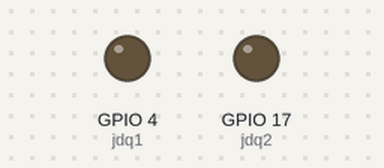
A program run on a simulated Raspberry Pi (BCM pin numbers). Shown: output pins drawn as LEDs (lit = HIGH). The clock reads 2024-03-15 10:24:30 at power-on unless the program sets it; what the program prints to the terminal is not drawn. At 12.0 s the program stops and its outputs stay as they are.

Above: at 0.1 s.
At 5.1 s:
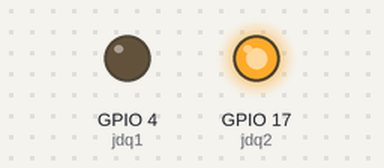
Timing chart, 0 to 8.5 s (numbered marks = the images above):
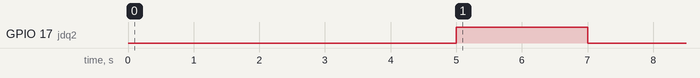

Measured:
- by itself, GPIO 17 (jdq2): LOW → HIGH at 5.0 s, → LOW 2.0 s later

The program:

jdq2.py
```python
#! /usr/bin/python
# -*- coding:utf-8 -*-

import RPi.GPIO as GPIO  # ( 导入模块 )
import time


jdq1 = 4  # 第3号针，GPIO2
jdq2 = 17 # 第5号针，GPIO3

GPIO.setmode(GPIO.BCM)  # 以BCM编码格式

GPIO.setup(jdq1, GPIO.OUT)
GPIO.output(jdq1, 0)

GPIO.setup(jdq2, GPIO.OUT)
GPIO.output(jdq2, 0)


time.sleep(5)

GPIO.setup(jdq2, GPIO.OUT)
GPIO.output(jdq2, 1)

time.sleep(2)

GPIO.setup(jdq2, GPIO.OUT)
GPIO.output(jdq2, 0)


time.sleep(5)

GPIO.cleanup()
a1=time.time()
a2=time.time()
print(a1)
print(a2)
```
